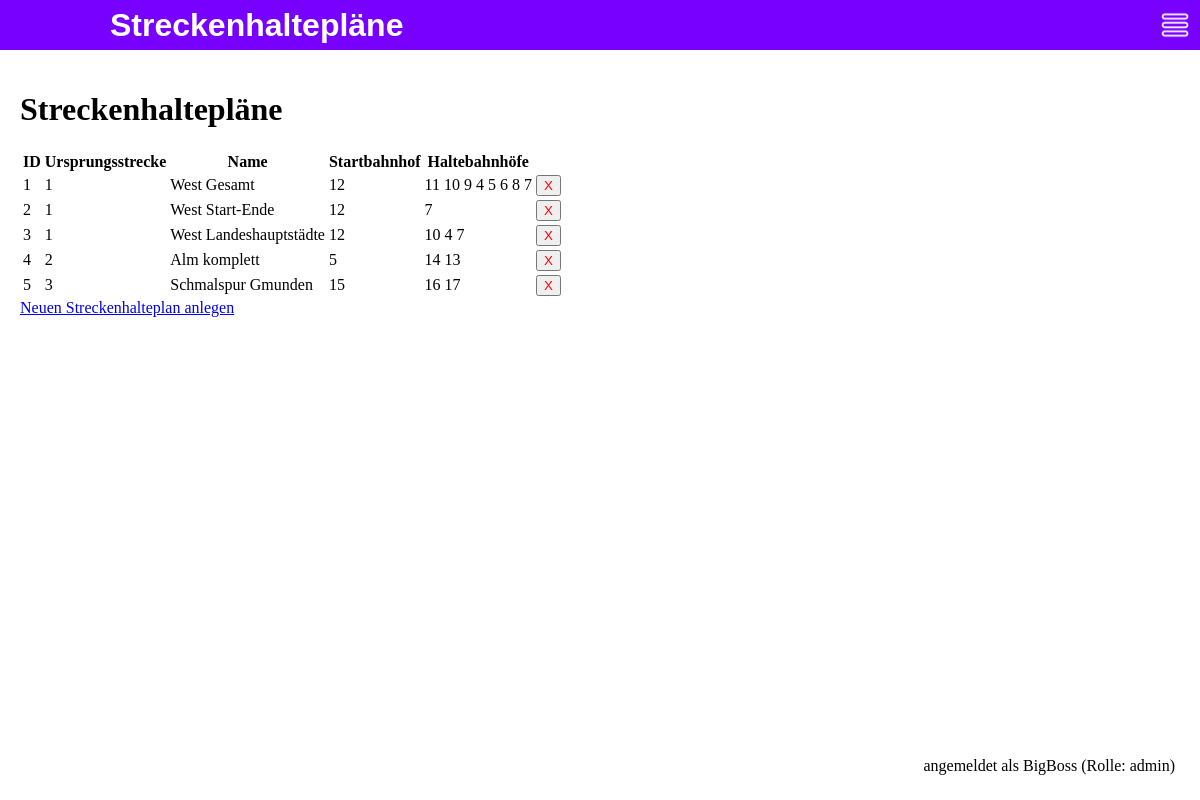
/streckenhalteplaene (signed in), run on an earlier commit of the app's database.
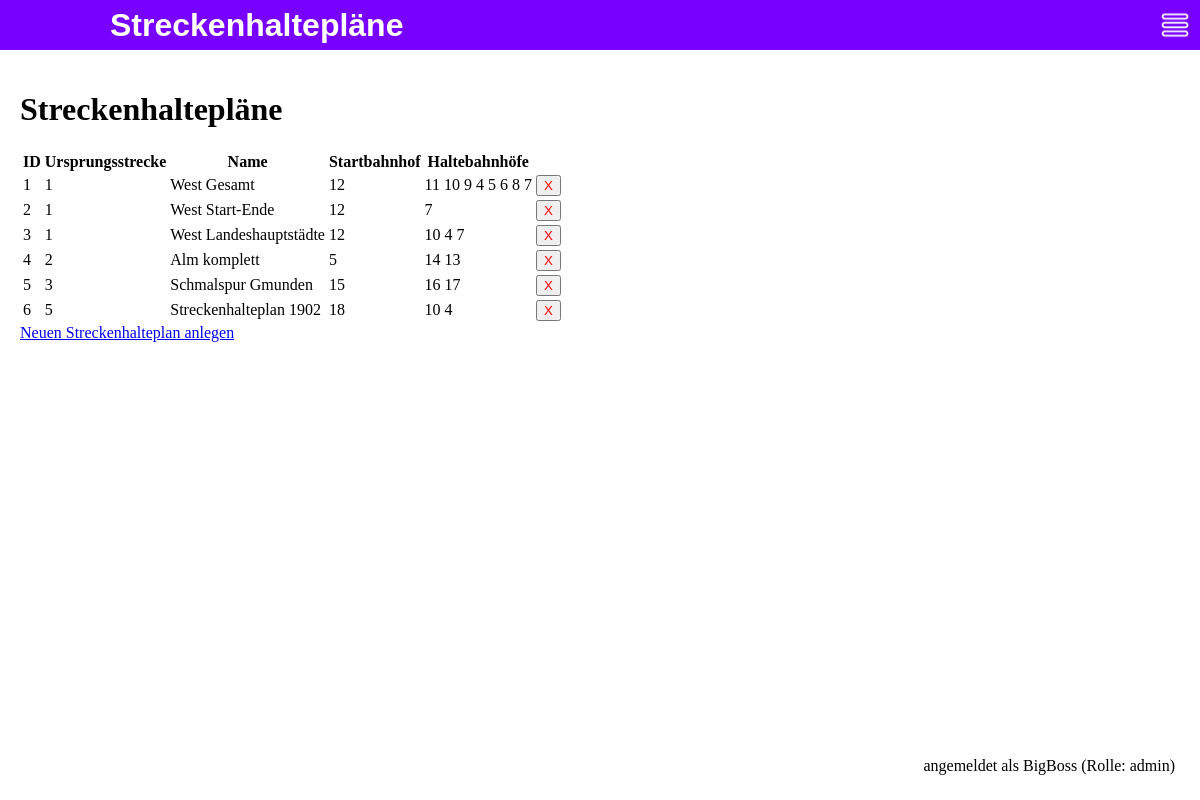
And on a later commit of the database.
### app/models.py (models this page shows, shortened)
class Streckenhalteplan(db.Model):
    id = db.Column(db.Integer, primary_key=True)
    name = db.Column(db.String(64))
    start_station_id = db.Column(db.Integer)
    end_station_id = db.Column(db.Integer)
    original_line_id = db.Column(db.Integer)
    sections = db.relationship('Section', backref='streckenhalteplan')
    travel_duration = db.Column(db.Float)

class User(UserMixin, db.Model):
    id = db.Column(db.Integer, primary_key=True)
    username = db.Column(db.String(64), index=True, unique=True)
    email = db.Column(db.String(120), index=True, unique=True)
    password_hash = db.Column(db.String(128))
    role = db.Column(db.String(10), default="user")

### app/routes.py (the view)
@main.route('/streckenhalteplaene')
@login_required
def streckenhalteplaene():
    alle_streckenhalteplaene = Streckenhalteplan.query.all()
    return render_template('streckenhalteplaene.html', page_name='Streckenhaltepläne', user=current_user, streckenhalteplaene=alle_streckenhalteplaene)

### run.py (called while the page is built)
@login_manager.user_loader
def load_user(user_id):
    return User.query.get(int(user_id))

### templates/streckenhalteplaene.html (shortened to what this page needs)
{% extends "base.html" %}
{% block content %}
<head>
</head>
<body>
    <h1>Streckenhaltepläne</h1>
    <table>
        <tr>
            <th>ID</th>
            <th>Ursprungsstrecke</th>
            <th>Name</th>
            <th>Startbahnhof</th>
            <th>Haltebahnhöfe</th>
        </tr>
        {% for plan in streckenhalteplaene %}
        <tr>
            <td>{{ plan.id }}</td>
            <td>{{ plan.original_line_id }}</td>
            <td>{{ plan.name }}</td>
            <td>{{ plan.start_station_id }}</td>
            <td>{{ plan.sections | map(attribute='endStation') | join(' ') }}</td>
            <td>
                <form action="{{ url_for('main.loesche_streckenhalteplan', id=plan.id) }}" method="POST">
                    <button type="submit" style="color: red;">X</button>
                </form>
            </td>
        </tr>
        {% endfor %}
    </table>
    <a href="/streckenhalteplan/">Neuen Streckenhalteplan anlegen</a>
</body>
{% endblock %}

### templates/base.html (shortened to what this page needs)
<!DOCTYPE html>
<html>
<head>
</head>
<body style="margin: 0px">
<div style="background-color: rgb(119, 0, 255); height: 50px; display: flex; justify-content: space-between; align-items: center; padding: 0 10px;">
    <h1 class="page-name">{{ page_name }}</h1>
    <img id="menu-icon" src="{{ url_for('static', filename='icons/menu_icon.png') }}" style="width: 30px; height: 30px; cursor: pointer;">
</div>
<div style="padding: 20px;">
    {% block content %}{% endblock %}
</div>
<div style="position: fixed; bottom: 20px; right: 20px; background-color: white; padding: 5px;">
    {% if current_user.username %}
    angemeldet als {{ current_user.username}} (Rolle: {{current_user.role}})
    {% endif %}
</div>
</body>
</html>

### templates/base.html (style rules this page uses)
.page-name { font-family: "Helvetica"; font-weight: bold; color: white; margin-left: 100px; }

What changed in the data, as far as the page shows it:
added Streckenhalteplan: id "6", original_line_id "5", name "Streckenhalteplan 1902", start_station_id "18", sections|map "10 4"
